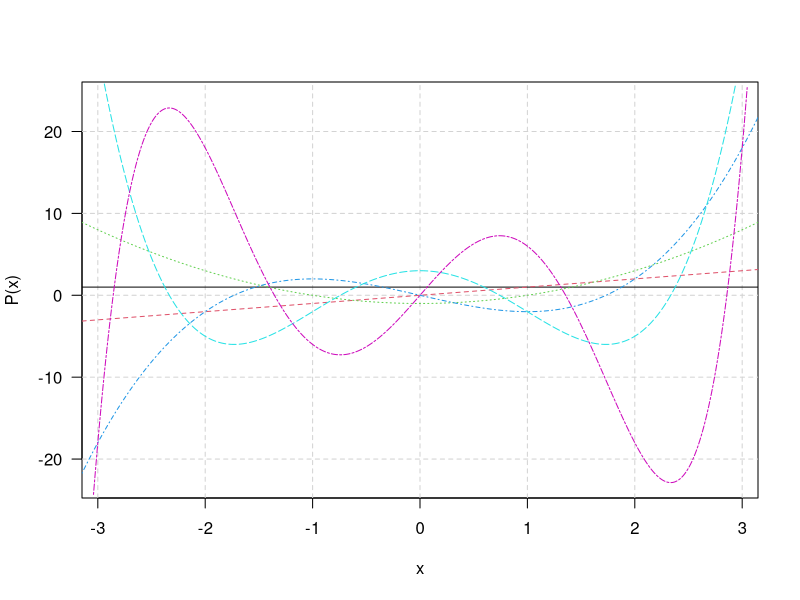
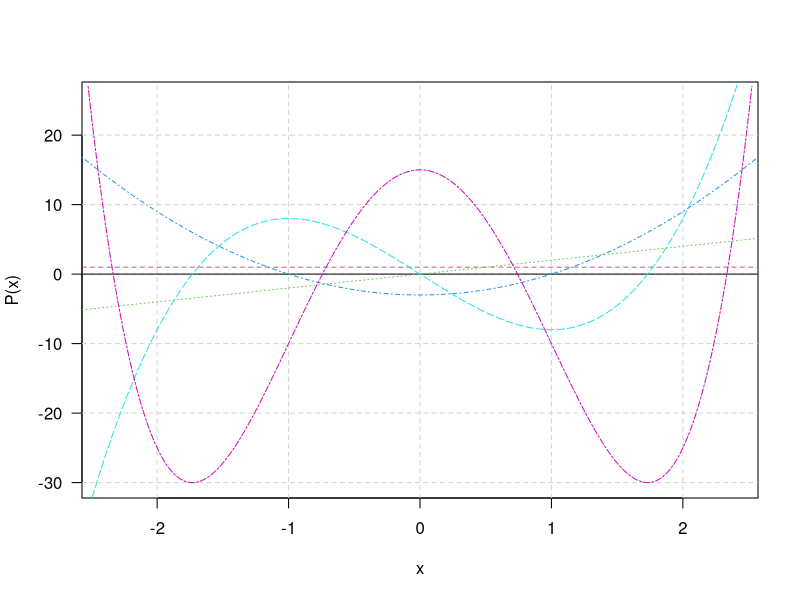
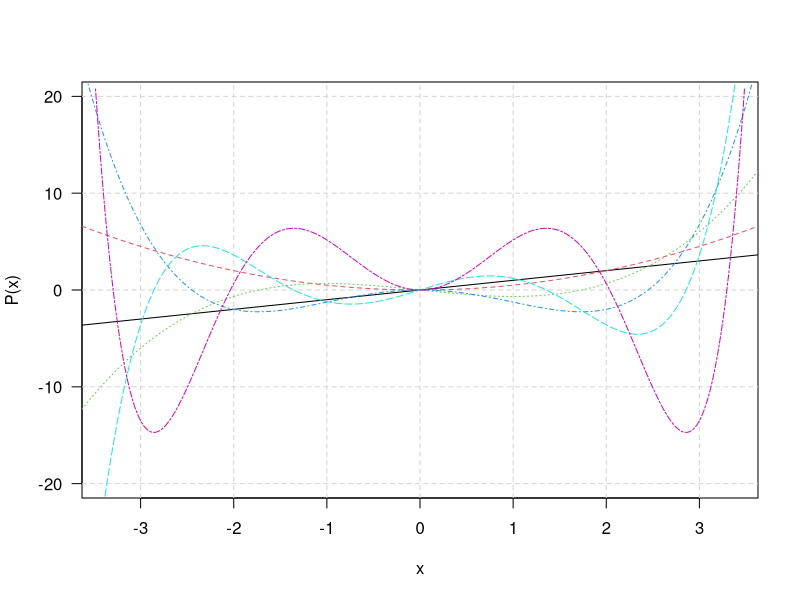
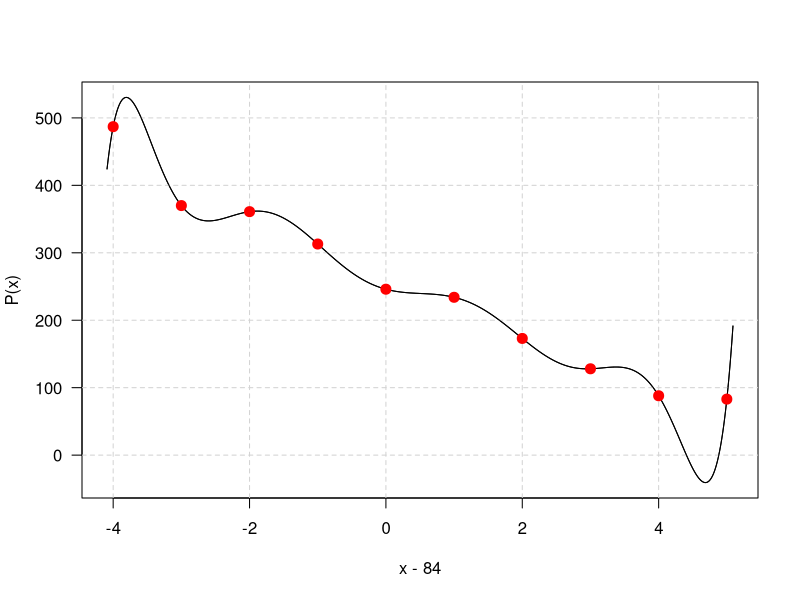
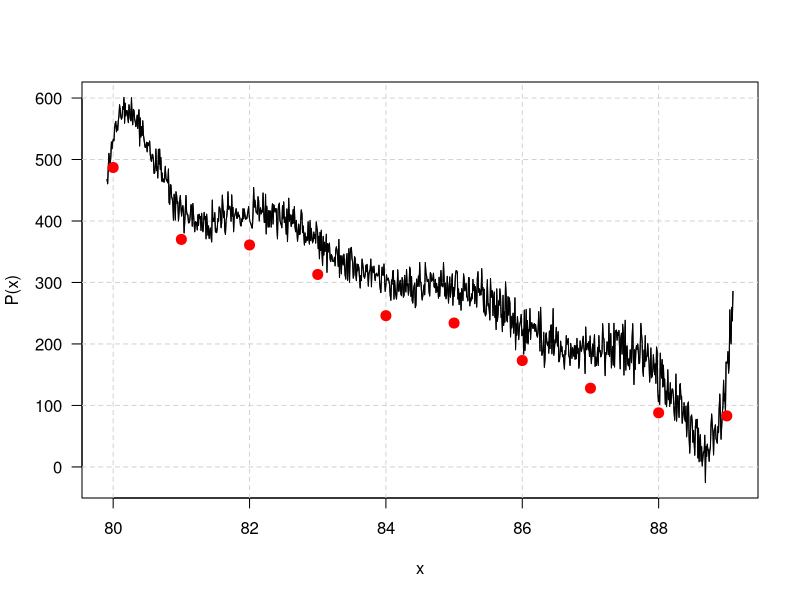

Recreate these plots in R, in order.
## ---- chunk 1
knitr::opts_chunk$set(collapse = TRUE,
                      comment = "",
                      fig.height = 6,
                      fig.width = 8,
                      fig.align = "center")
                      # out.width = "0.25\\textheight")
library(polynom)
setHook("plot.new",
        list(las = function() par(las = 1),
             pch = function() par(pch = 20)),
        "append")
## ---- chunk 2
He <- list(polynomial(1), polynomial(0:1))
x <- polynomial()
for (n in 3:6) {
  He[[n]] <- x * He[[n-1]] - (n-2) * He[[n-2]] ## R indices start from 1, not 0
}
He <- as.polylist(He)
plot(He)
plot(deriv(He))
plot(integral(He))
## ---- chunk 3
x <- c(0,1,2,4)
(op <- poly.orth(x))
(fop <- lapply(op, as.function))
(P <- sapply(fop, function(f) f(x)))
zapsmall(crossprod(P))     ### Verify orthonormality
## ---- chunk 4
(p1 <- poly.calc(1:6))
(p2 <- change.origin(p1, 3))
predict(p1, 0:7)
predict(p2, 0:7)
predict(p2, 0:7 - 3)
(p3 <- (p1 - 2 * p2)^2)         # moderate arithmetic expression.
fp3 <- as.function(p3)          # should have 1, 2, 3 as zeros
fp3(0:4)

## ---- chunk 5
x <- 80:89
y <- c(487, 370, 361, 313, 246, 234, 173, 128, 88, 83)

p <- poly.calc(x, y)        ## leads to catastropic numerical failure!
predict(p, x) - y

p1 <- poly.calc(x - 84, y)  ## changing origin fixes the problem
predict(p1, x - 84) - y

plot(p1, xlim = c(80, 89) - 84, xlab = "x - 84")
points(x - 84, y, col = "red", cex = 2)

#### Can we now write the polynomial in "raw" form?

p0 <- as.function(p1)(polynomial() - 84) ## attempt to change the origin back to zero 
                                         ## leads to problems again
plot(p0, xlim = c(80, 89))
points(x, y, col = "red", cex = 2)  ## major numerical errors due to finite precision

